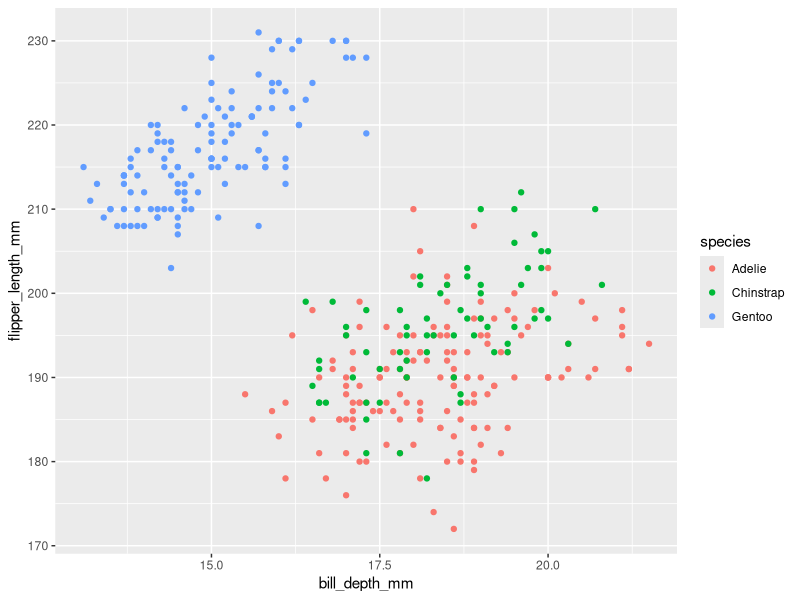

Recreate this plot in R.
## ---- chunk 1
library(tidyverse)
library(palmerpenguins)

## ---- chunk 2
library(palmerpenguins)
data(package = 'palmerpenguins')
ggplot(penguins, aes(x = bill_depth_mm , y = flipper_length_mm, color = species)) +
geom_point()
